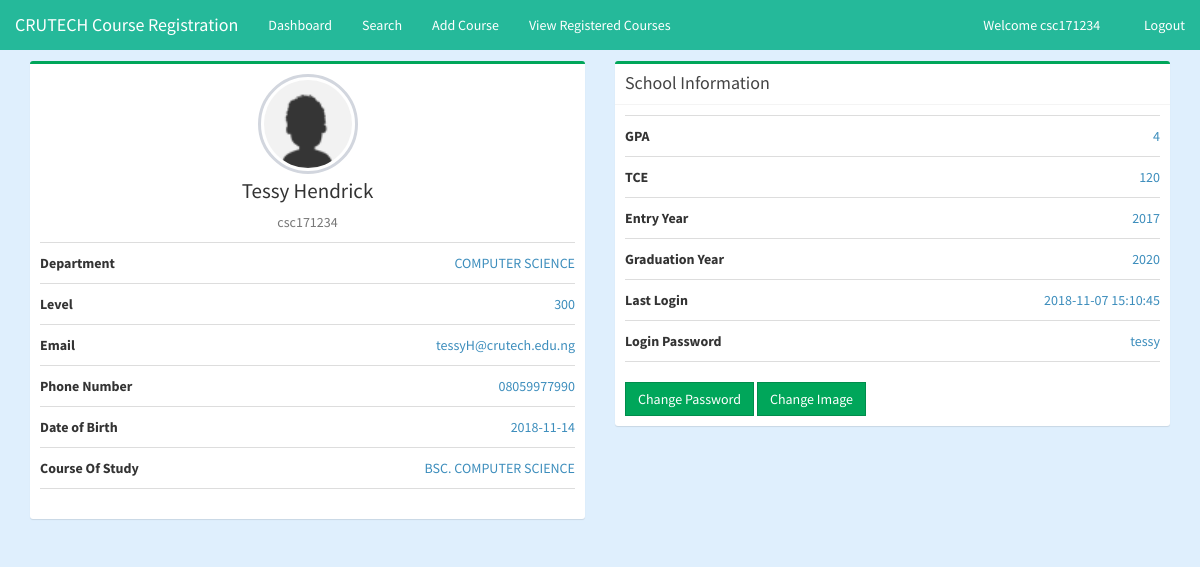
The app's page /students/profile.php (signed in) with its own data.
### tables this page shows
CREATE TABLE IF NOT EXISTS `tbl_students` (
  `sid` varchar(45) NOT NULL,
  `first_name` varchar(45) NOT NULL,
  `last_name` varchar(45) NOT NULL,
  `password` varchar(45) NOT NULL,
  `department` varchar(45) NOT NULL,
  `email` varchar(45) NOT NULL,
  `gpa` varchar(45) NOT NULL,
  `tce` int(3) NOT NULL,
  `level` int(3) NOT NULL,
  `dob` date NOT NULL,
  `phone` varchar(15) NOT NULL,
  `courseofstudy` varchar(100) NOT NULL,
  `entryyr` int(4) NOT NULL,
  `gradyr` int(4) NOT NULL,
  `profileimg` varchar(45) NOT NULL DEFAULT 'avatar.png',
  `lastlogin` timestamp NOT NULL DEFAULT CURRENT_TIMESTAMP,
  PRIMARY KEY (`sid`)
);

### students/profile.php (the view, shortened to what this page needs)
<?php
include 'scripts/database-connection.php';
$sid = $_SESSION["sid"];
$result = mysqli_query($dbcon,"SELECT * FROM tbl_students WHERE sid ='$sid'");
if (mysqli_num_rows($result) > 0) {
	while ($row = mysqli_fetch_assoc($result))
	{
    $sid = $row['sid'];
    $fname = $row['first_name'];
    $lname = $row['last_name'];
    $password = $row['password'];
    $department = $row['department'];
    $email = $row['email'];
    $gpa = $row['gpa'];
    $tce = $row['tce'];
    $level = $row['level'];
    $dob = $row['dob'];
    $phone = $row['phone'];
    $cos = $row['courseofstudy'];
    $entryyr= $row['entryyr'];
    $gradyr = $row['gradyr'];
    $lastlogin = $row['lastlogin'];
    $profileimg = $row['profileimg'];
    }
}
?>
<!DOCTYPE html>
<html lang="en">
<head>
    <link rel="stylesheet" href="css/bootstrap.min.css">
    <link rel="stylesheet" href="css/admin-style.css">
    <link rel="stylesheet" href="css/adminLTE.css">
    <link rel="stylesheet" href="css/jquery.dataTables.min.css">
    <link rel="stylesheet" href="css/select.dataTables.min.css">
</head>
    <body id="#home">
        <nav class="navbar navbar-fixed-top">
			<div class="container-fluid">
				<div class="navbar-header">
					<a href="../index.php" class="navbar-brand"> CRUTECH Course Registration</a>
				</div>
				<div class="collapse navbar-collapse" id="navbar">
                    <ul class="nav navbar-nav">
						<li><a href="admin-dashboard.php">Dashboard</a></li>
						<li><a href="#">Search</a></li>
						<li><a href="registerCourses.php">Add Course</a></li>
						<li><a href="ViewRegisteredCourses.php">View Registered Courses</a></li>
					</ul>
					<ul class="nav navbar-nav navbar-right">
                        <li><a href=""> Welcome <?php echo $_SESSION["sid"]; ?></a></li>
						<li><?php echo "<a href='scripts/logout-student.php'><span class='glyphicon glyphicon-log-out'></span> Logout</a>"; ?></li>
					</ul>
				</div>
			</div>
		</nav>
        <br>
        <div class="container">
        <div class="row">
        <div class="col-md-6">
        <div class="box box-success">
            <div class="box-body box-profile">
              <img class="profile-user-img img-responsive img-circle" src="../profileimg/<?php echo $profileimg ?>" alt="Student profile picture" width="150" height="150">
              <h3 class="profile-username text-center"><?php echo $fname." ". $lname;?></h3>
              <p class="text-muted text-center"><?php echo $sid;?></p>
              <ul class="list-group list-group-unbordered">
                <li class="list-group-item">
                  <b>Department</b> <a class="pull-right"><?php echo $department;?></a>
                </li>
                <li class="list-group-item">
                  <b>Level</b> <a class="pull-right"><?php echo $level;?></a>
                </li>
                <li class="list-group-item">
                  <b>Email</b> <a class="pull-right"><?php echo $email;?></a>
                </li>
                <li class="list-group-item">
                  <b>Phone Number</b> <a class="pull-right"><?php echo $phone;?></a>
                </li>
                <li class="list-group-item">
                  <b>Date of Birth</b> <a class="pull-right"><?php echo $dob;?></a>
                </li>
                <li class="list-group-item">
                  <b>Course Of Study</b> <a class="pull-right"><?php echo $cos;?></a>
                </li>
              </ul>
            </div>
          </div>
</div>
          <div class="col-md-6">
          <div class="box box-success">
            <div class="box-header with-border">
              <h3 class="box-title">School Information</h3>
            </div>
            <div class="box-body">
            <ul class="list-group list-group-unbordered">
                <li class="list-group-item">
                  <b>GPA</b> <a class="pull-right"><?php echo $gpa;?></a>
                </li>
                <li class="list-group-item">
                  <b>TCE</b> <a class="pull-right"><?php echo $tce;?></a>
                </li>
                <li class="list-group-item">
                  <b>Entry Year</b> <a class="pull-right"><?php echo $entryyr;?></a>
                </li>
                <li class="list-group-item">
                  <b>Graduation Year</b> <a class="pull-right"><?php echo $gradyr;?></a>
                </li>
                <li class="list-group-item">
                  <b>Last Login</b> <a class="pull-right"><?php echo $lastlogin;?></a>
                </li>
                <li class="list-group-item">
                  <b>Login Password</b> <a class="pull-right"><?php echo $password;?></a>
                </li>
              </ul>
              <a href="change-password.php" class="btn btn-success btn-flat">Change Password</a>
              <a href="change-image.php" class="btn btn-success btn-flat">Change Image</a>
            </div>
          </div>
        </div>
</html>

### students/css/admin-style.css (style rules this page uses)
body { font-family: 'Nunito', sans-serif; background-color: rgba(223, 239, 253, 0.993); }
.navbar { background-color: #25B99A; margin-bottom: 0; border: 0; border-radius: 0; overflow: hidden; }
.navbar li a, .navbar-brand { color: #FFFFFF !important; }
.navbar { border-color: #FFFFFF; }

### records on screen
tbl_students: profileimg (placeholder picture), first_name "Tessy", last_name "Hendrick", sid "csc171234", department "COMPUTER SCIENCE", level "300", email "tessyH@crutech.edu.ng", phone "08059977990", dob "2018-11-14", courseofstudy "BSC. COMPUTER SCIENCE", gpa "4", tce "120", entryyr "2017", gradyr "2020", lastlogin "2018-11-07 15:10:45", password "tessy"

### other values on screen
$_SESSION["sid"] "csc171234"
